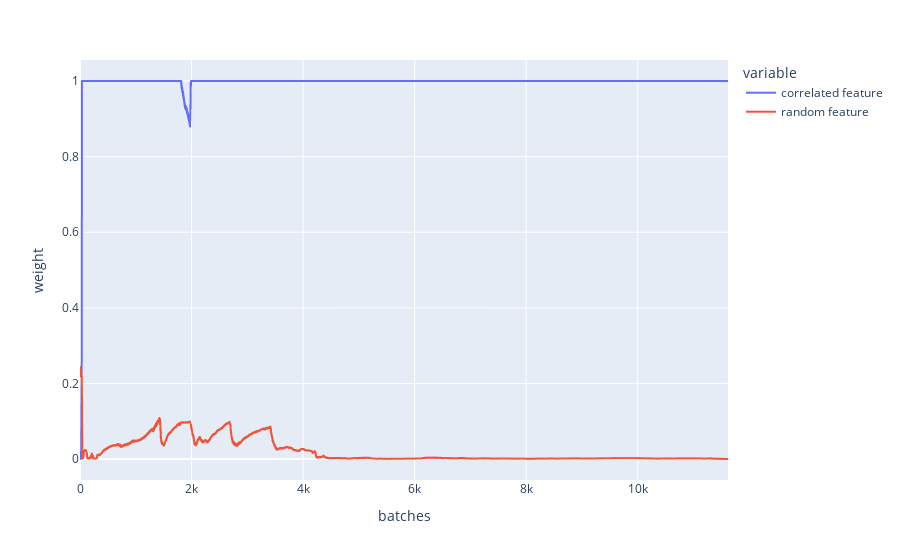

The notebook cell this image was saved under:
### Code cell
df = {"correlated feature": fires_cor_weights, "random feature":fires_rand_weights}
df = pd.DataFrame(df)
fig = px.line(df, labels={"index":"batches", "value":"weight"})
fig.show()

### Figure 1 — Plotly figure (JSON) as saved in the notebook; plotly's stock layout.template omitted (floating-point values rounded to 4 significant figures; data arrays with more than 128 entries replaced by an {"elided": "..."} marker saying what was removed)
{"data": [{"hovertemplate": "variable=correlated feature<br>batches=%{x}<br>weight=%{y}<extra></extra>", "legendgroup": "correlated feature", "line": {"color": "#636efa", "dash": "solid"}, "mode": "lines", "name": "correlated feature", "showlegend": true, "type": "scattergl", "x": {"elided": "11620 int values"}, "xaxis": "x", "y": {"elided": "11620 float values"}, "yaxis": "y"}, {"hovertemplate": "variable=random feature<br>batches=%{x}<br>weight=%{y}<extra></extra>", "legendgroup": "random feature", "line": {"color": "#EF553B", "dash": "solid"}, "mode": "lines", "name": "random feature", "showlegend": true, "type": "scattergl", "x": {"elided": "11620 int values"}, "xaxis": "x", "y": {"elided": "11620 float values"}, "yaxis": "y"}], "layout": {"legend": {"title": {"text": "variable"}, "tracegroupgap": 0}, "margin": {"t": 60}, "xaxis": {"anchor": "y", "domain": [0, 1], "title": {"text": "batches"}}, "yaxis": {"anchor": "x", "domain": [0, 1], "title": {"text": "weight"}}}}
